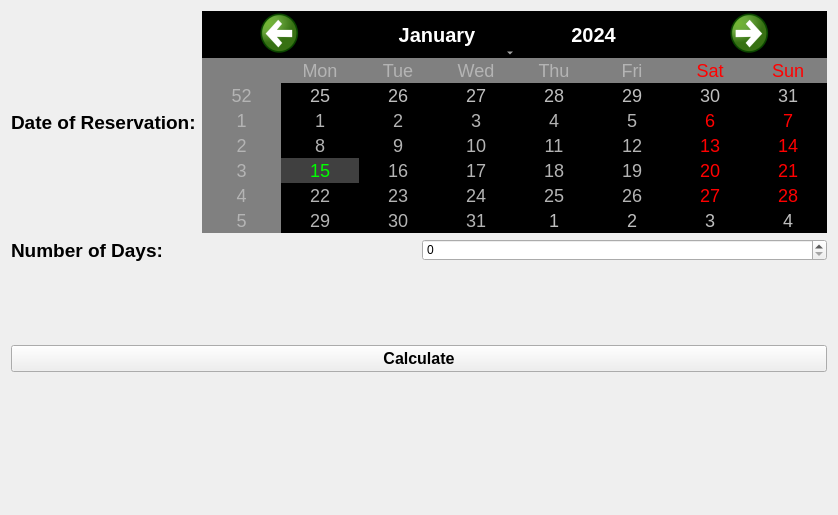
<?xml version="1.0" encoding="UTF-8"?>
<ui version="4.0">
 <class>Form</class>
 <widget class="QWidget" name="Form">
  <property name="geometry">
   <rect>
    <x>0</x>
    <y>0</y>
    <width>733</width>
    <height>515</height>
   </rect>
  </property>
  <property name="windowTitle">
   <string>Form</string>
  </property>
  <property name="styleSheet">
   <string notr="true">  /*Tool button styles */
QCalendarWidget QToolButton {

height:40px;
width:150px;
color:white;
font-size:20px;
icon-size:56px,56px;
background-color:black;



}



  /* header row */
QCalendarWidget  QWidget{

alternate-background-color:rgb(128,128,128)



}


  /*normal days */
QCalendarWidget QAbstractItemView:enabled {


font-size:18px;
color:rgb(180,180,180);
background-color:black;
selection-background-color:rgb(64,64,64);
selection-color:rgb(0,255,0);



}</string>
  </property>
  <layout class="QVBoxLayout" name="verticalLayout">
   <item>
    <layout class="QHBoxLayout" name="horizontalLayout">
     <item>
      <widget class="QLabel" name="label">
       <property name="font">
        <font>
         <pointsize>14</pointsize>
         <bold>true</bold>
        </font>
       </property>
       <property name="text">
        <string>Date of Reservation:</string>
       </property>
      </widget>
     </item>
     <item>
      <widget class="QCalendarWidget" name="calendarWidget"/>
     </item>
    </layout>
   </item>
   <item>
    <layout class="QHBoxLayout" name="horizontalLayout_2">
     <item>
      <widget class="QLabel" name="label_2">
       <property name="font">
        <font>
         <pointsize>14</pointsize>
         <bold>true</bold>
        </font>
       </property>
       <property name="text">
        <string>Number of Days:</string>
       </property>
      </widget>
     </item>
     <item>
      <widget class="QSpinBox" name="spinBox"/>
     </item>
    </layout>
   </item>
   <item>
    <spacer name="verticalSpacer">
     <property name="orientation">
      <enum>Qt::Vertical</enum>
     </property>
     <property name="sizeHint" stdset="0">
      <size>
       <width>20</width>
       <height>40</height>
      </size>
     </property>
    </spacer>
   </item>
   <item>
    <widget class="QPushButton" name="pushButton">
     <property name="font">
      <font>
       <pointsize>12</pointsize>
       <bold>true</bold>
      </font>
     </property>
     <property name="text">
      <string>Calculate</string>
     </property>
    </widget>
   </item>
   <item>
    <spacer name="verticalSpacer_2">
     <property name="orientation">
      <enum>Qt::Vertical</enum>
     </property>
     <property name="sizeHint" stdset="0">
      <size>
       <width>20</width>
       <height>40</height>
      </size>
     </property>
    </spacer>
   </item>
   <item>
    <widget class="QLabel" name="label_reservation">
     <property name="font">
      <font>
       <pointsize>14</pointsize>
       <bold>true</bold>
      </font>
     </property>
     <property name="text">
      <string/>
     </property>
    </widget>
   </item>
   <item>
    <widget class="QLabel" name="label_result">
     <property name="font">
      <font>
       <pointsize>14</pointsize>
       <bold>true</bold>
      </font>
     </property>
     <property name="text">
      <string/>
     </property>
    </widget>
   </item>
  </layout>
 </widget>
 <resources/>
 <connections/>
</ui>
